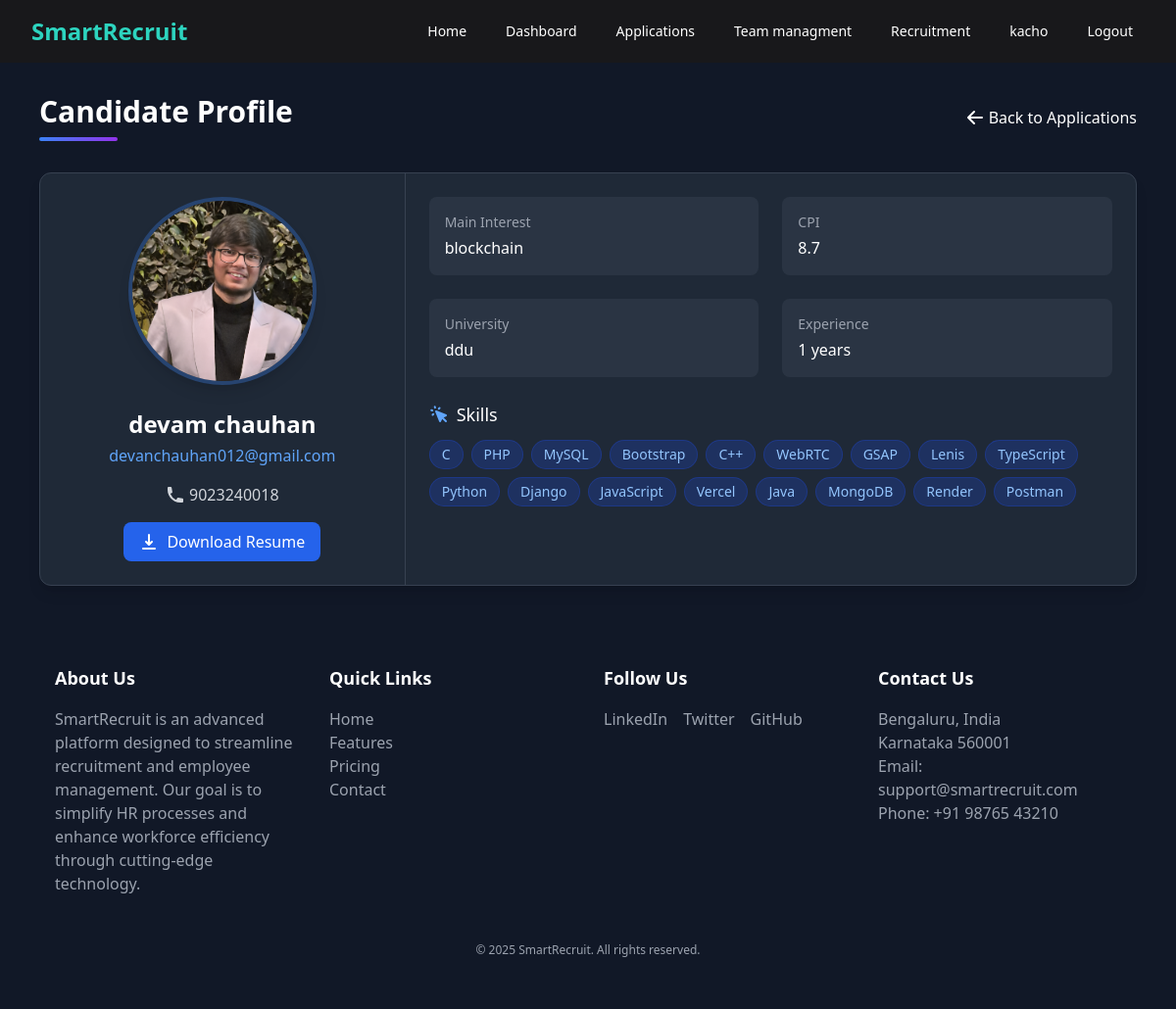
Page /manager/application/1/ (signed in) on the committed database.
### myauth/models.py (models this page shows, shortened)
class CustomUser(AbstractUser):
    ROLE_CHOICES = (
        ('admin', 'Admin'),
        ('manager', 'Manager'),
        ('employee', 'Employee'),
    )
    role = models.CharField(max_length=20, choices=ROLE_CHOICES, default='employee')
    groups = models.ManyToManyField(
        "auth.Group",
        related_name="custom_user_groups",
        blank=True
    )
    user_permissions = models.ManyToManyField(
        "auth.Permission",
        related_name="custom_user_permissions",
        blank=True
    )

### employee/models.py (models this page shows, shortened)
class Profile(models.Model):
    user = models.OneToOneField(CustomUser, on_delete=models.CASCADE, related_name="user_id", blank=True , null = True)
    profile_pic = models.ImageField(upload_to='media/profile_pics/', blank=True, null=True)
    name = models.CharField(max_length=255)
    email = models.EmailField(unique=True)
    phone = models.CharField(max_length=20)
    main_interest = models.CharField(max_length=255, blank=True, null=True)
    cpi = models.FloatField(blank=True, null=True)
    university = models.CharField(max_length=255, blank=True, null=True)
    skills_required = models.JSONField(default=list,validators=[validate_non_empty_list])
    experience = models.IntegerField(blank=True,null=True)
    resume = models.FileField(upload_to='media/resumes/', blank=False)
    jobsApplied = models.ManyToManyField('manager.RecruitmentModel', related_name="formsApplied", blank=True)

### manager/views.py (the view)
# urls.py: path("application/<int:id>/",views.showProfile,name="viewApplication"),
@login_required
def showProfile(req, id):
    print(id)
    profile = get_object_or_404(Profile, id=id)
    return render(req, "manager/showProfile.html",{
       'profile' : profile
    })

### templates/manager/showProfile.html (shortened to what this page needs)
{% extends 'index.html' %}
{% block content %}
  <div class="main flex flex-col bg-gray-900 text-gray-100 min-h-screen">
    {% include 'manager/nav.html' %}
    <div class="max-w-6xl mx-auto px-4 py-8 w-full">
      <div class="mb-8 flex justify-between items-center">
        <div>
          <h1 class="text-3xl font-bold text-white mb-2">Candidate Profile</h1>
          <div class="w-20 h-1 bg-gradient-to-r from-blue-500 to-purple-600 rounded-full"></div>
        </div>
        <a href="javascript:history.back()" class="flex items-center text-white hover:text-gray-300">
          <svg xmlns="http://www.w3.org/2000/svg" class="h-5 w-5 mr-1" viewBox="0 0 20 20" fill="currentColor">
            <path fill-rule="evenodd" d="M9.707 16.707a1 1 0 01-1.414 0l-6-6a1 1 0 010-1.414l6-6a1 1 0 011.414 1.414L5.414 9H17a1 1 0 110 2H5.414l4.293 4.293a1 1 0 010 1.414z" clip-rule="evenodd" />
          </svg>
          Back to Applications
        </a>
      </div>
      <div class="bg-gray-800 rounded-xl shadow-lg overflow-hidden border border-gray-700">
        <div class="md:flex">
          <div class="md:w-1/3 p-6 flex flex-col items-center border-b md:border-b-0 md:border-r border-gray-700">
            <div class="relative w-48 h-48 rounded-full overflow-hidden border-4 border-blue-500/30 shadow-lg">
              {% if profile.profile_pic %}
                <img src="{{ profile.profile_pic.url }}" alt="Profile Picture" class="w-full h-full object-cover">
              {% endif %}
            </div>
            <div class="mt-6 text-center">
              <h2 class="text-2xl font-bold text-white">{{ profile.name }}</h2>
              <p class="text-blue-400 mt-1">{{ profile.email }}</p>
              <div class="mt-4 flex justify-center space-x-4">
                <a href="tel:{{ profile.phone }}" class="flex items-center text-gray-300 hover:text-blue-400">
                  {{ profile.phone }}
                </a>
              </div>
              {% if profile.resume %}
                <a href="{{ profile.resume.url }}" target="_blank" class="mt-4 inline-flex items-center px-4 py-2 bg-blue-600 hover:bg-blue-700 rounded-lg text-white transition duration-300">
                  Download Resume
                </a>
              {% endif %}
            </div>
          </div>
          <div class="md:w-2/3 p-6">
            <div class="grid grid-cols-1 md:grid-cols-2 gap-6">
              <div class="bg-gray-700/50 p-4 rounded-lg">
                <h3 class="text-sm font-medium text-gray-400">Main Interest</h3>
                <p class="mt-1 text-white font-medium">
                  {% if profile.main_interest %}
                    {{ profile.main_interest }}
                  {% else %}
                    <span class="text-gray-500">Not specified</span>
                  {% endif %}
                </p>
              </div>
              <div class="bg-gray-700/50 p-4 rounded-lg">
                <h3 class="text-sm font-medium text-gray-400">CPI</h3>
                <p class="mt-1 text-white font-medium">
                  {% if profile.cpi %}
                    {{ profile.cpi }}
                  {% else %}
                    <span class="text-gray-500">Not specified</span>
                  {% endif %}
                </p>
              </div>
              <div class="bg-gray-700/50 p-4 rounded-lg">
                <h3 class="text-sm font-medium text-gray-400">University</h3>
                <p class="mt-1 text-white font-medium">
                  {% if profile.university %}
                    {{ profile.university }}
                  {% else %}
                    <span class="text-gray-500">Not specified</span>
                  {% endif %}
                </p>
              </div>
              <div class="bg-gray-700/50 p-4 rounded-lg">
                <h3 class="text-sm font-medium text-gray-400">Experience</h3>
                <p class="mt-1 text-white font-medium">
                  {% if profile.experience %}
                    {{ profile.experience }} years
                  {% else %}
                    <span class="text-gray-500">No experience</span>
                  {% endif %}
                </p>
              </div>
            </div>
            <div class="mt-6">
              <h3 class="text-lg font-medium text-white mb-3 flex items-center">
                Skills
              </h3>
              <div class="flex flex-wrap gap-2">
                {% for skill in profile.skills_required %}
                  <span class="px-3 py-1 bg-blue-900/50 text-blue-300 rounded-full text-sm border border-blue-800/50">{{ skill }}</span>
                {% empty %}
                  <span class="text-gray-500">No skills listed</span>
                {% endfor %}
              </div>
            </div>
          </div>
        </div>
      </div>
    </div>
    <div class="z-[99] relative">
      {% include 'include/footer.html' %}
    </div>
  </div>
{% endblock %}

### templates/manager/nav.html (shortened to what this page needs)
<nav class="bg-[#18181b] text-white">
  <div class="max-w-7xl mx-auto px-4 sm:px-6 lg:px-8">
    <div class="flex justify-between items-center h-16">
      <div class="flex-shrink-0">
        <a href="#" class="text-2xl font-bold text-[#2DD4BF]">SmartRecruit</a>
      </div>
      <div class="hidden md:flex space-x-4">
        <a href="#" class="hover:text-blue-400 px-3 py-2 rounded-md text-sm font-medium">Home</a>
        {% if user.is_authenticated %}
          <a href="{% url 'manager:manager_dashboard' %}" class="hover:text-blue-400 px-3 py-2 rounded-md text-sm font-medium">Dashboard</a>
          <a class="hover:text-blue-400 px-3 py-2 rounded-md text-sm font-medium" href="{% url 'manager:getDefaultApplication' %}">Applications</a>
          <a class="hover:text-blue-400 px-3 py-2 rounded-md text-sm font-medium" href="{% url 'manager:team' %}">Team managment</a>
          <a class="hover:text-blue-400 px-3 py-2 rounded-md text-sm font-medium" href="{% url 'manager:readForms' %}">Recruitment</a>
          <a href="{% url 'myauth:login' %}" class="hover:text-blue-400 px-3 py-2 rounded-md text-sm font-medium">{{ user.username }}</a>
          <a href="{% url 'myauth:logout' %}" class="hover:text-blue-400 px-3 py-2 rounded-md text-sm font-medium">Logout</a>
        {% else %}
          <a href="{% url 'myauth:login' %}" class="hover:text-blue-400 px-3 py-2 rounded-md text-sm font-medium">Login</a>
          <a href="{% url 'myauth:signup' %}" class="hover:text-blue-400 px-3 py-2 rounded-md text-sm font-medium">Signup</a>
        {% endif %}
      </div>
    </div>
  </div>
</nav>

### rows in the picture
CustomUser: username "kacho"
Profile: profile_pic (picture), name "devam chauhan", email "devanchauhan012@gmail.com", phone "9023240018", main_interest "blockchain", cpi "8.7", university "ddu", experience "1"

### other values in the picture
{{ skill }} "C" "PHP" "MySQL" "Bootstrap" "C++" "WebRTC" "GSAP" "Lenis" "TypeScript" "Python" "Django" "JavaScript" "Vercel" "Java" "MongoDB" "Render" "Postman"
